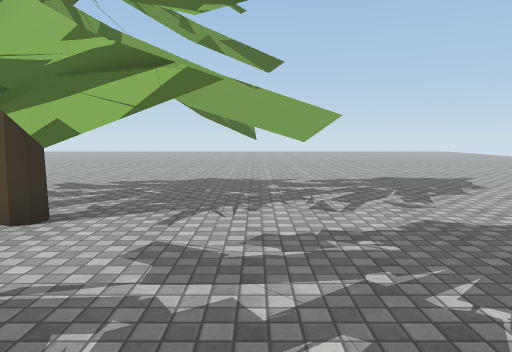
view 1 (above)

24 first-person views from a walk through a 3-D level made in the Unity game engine. The camera is 1.5 m above the floor, tilts 6° down and sees 70° across. The floor is counted in squares, 1 m on a side. Each view is taken from the middle of a square. On the plan, view 1 faces up. The plan holds only what a view shows up to about 16 squares ahead; the rest is blank. The place goes on beyond the plan. The player is left out. Some surface patterns are stand-ins.

view 2
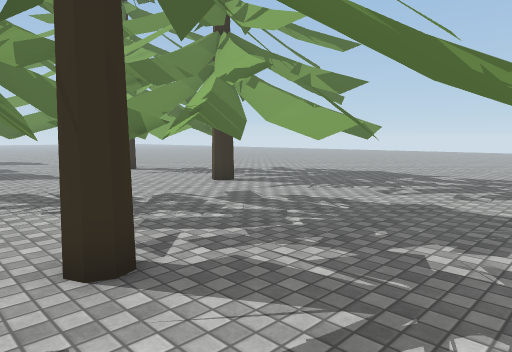

view 3
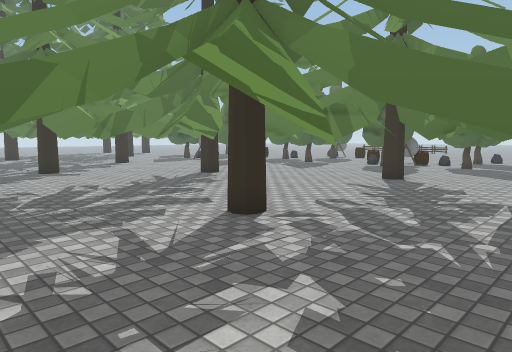

view 4
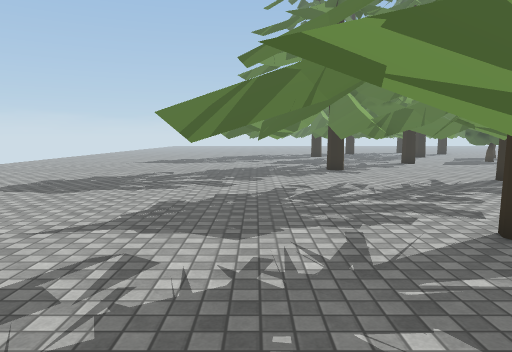

view 5
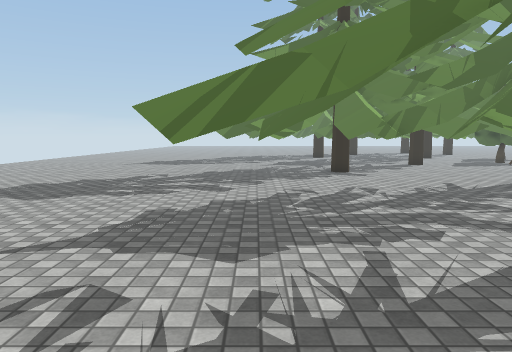

view 6
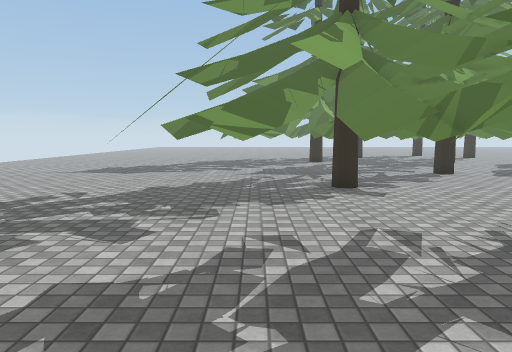

view 7
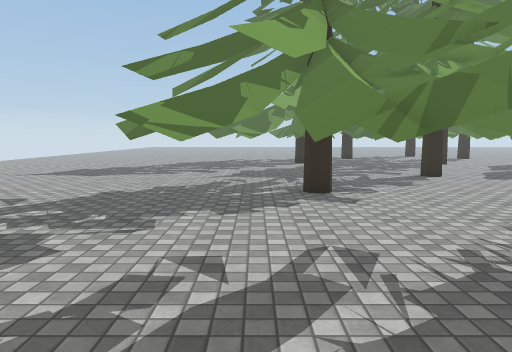

view 8
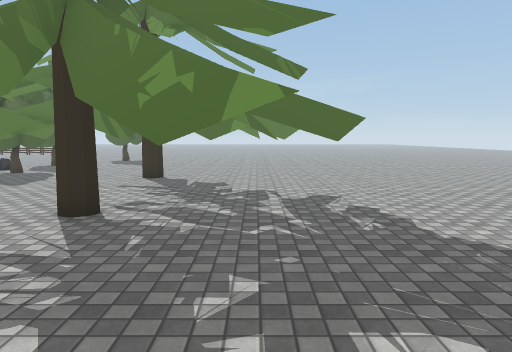

view 9
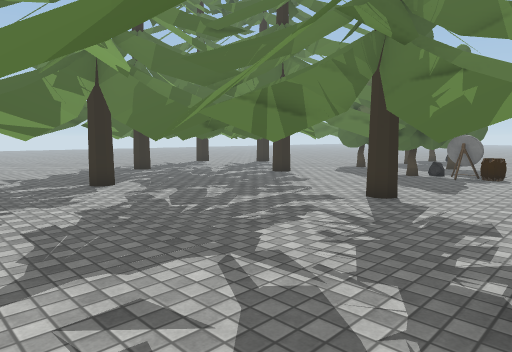

view 10
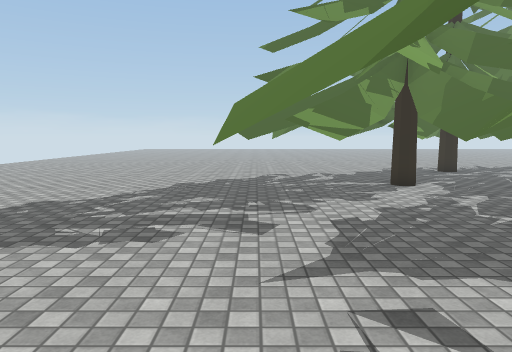

view 11
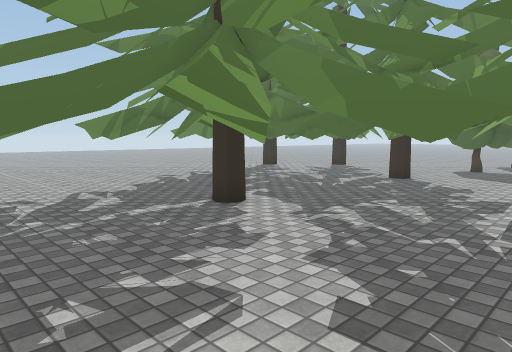

view 12
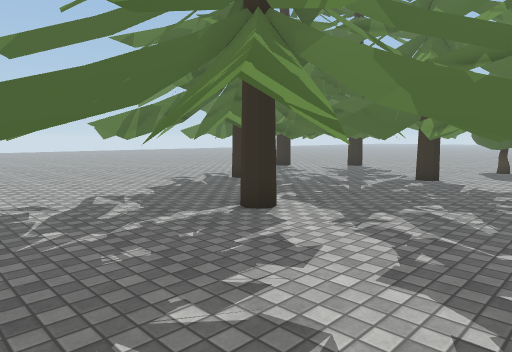

view 13
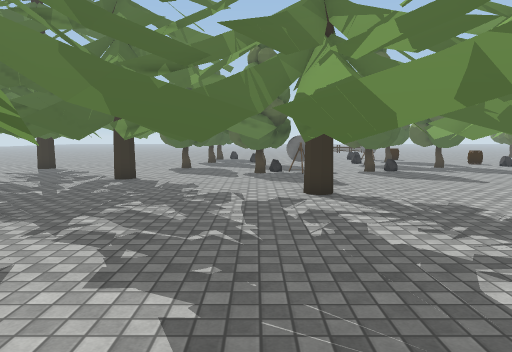

view 14
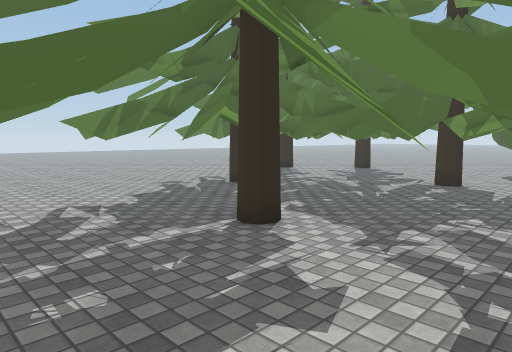

view 15
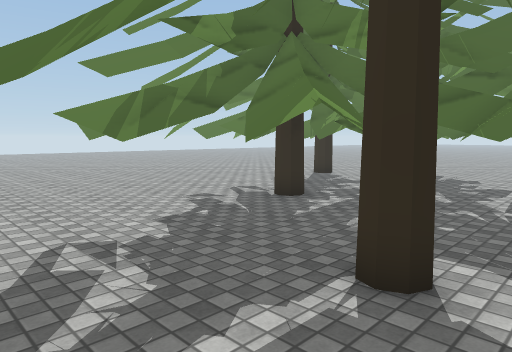

view 16
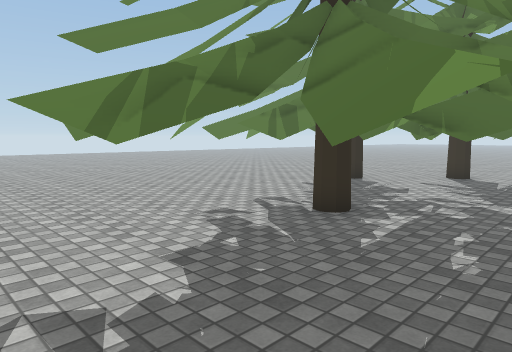

view 17
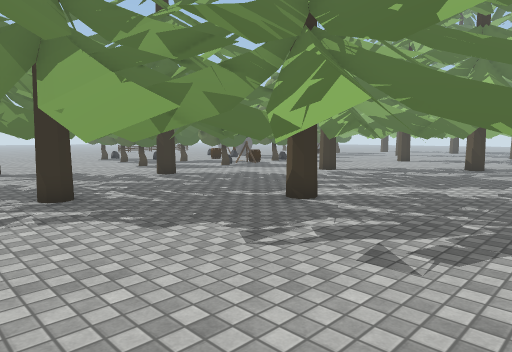

view 18
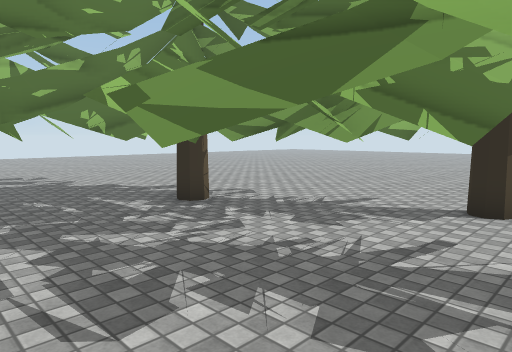

view 19
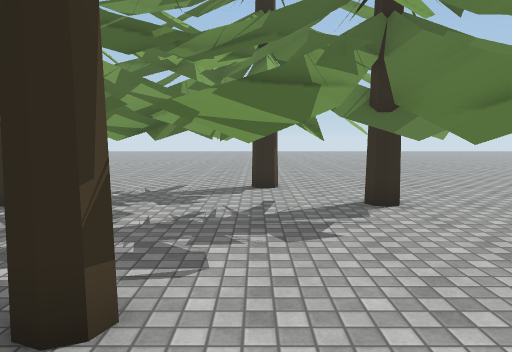

view 20
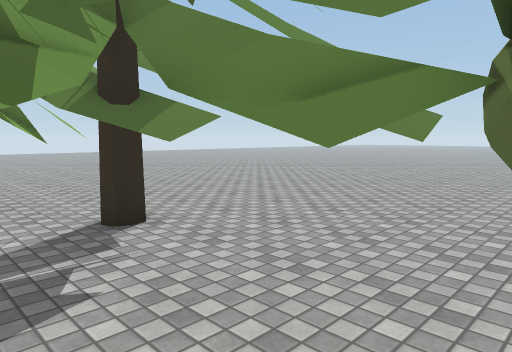

view 21
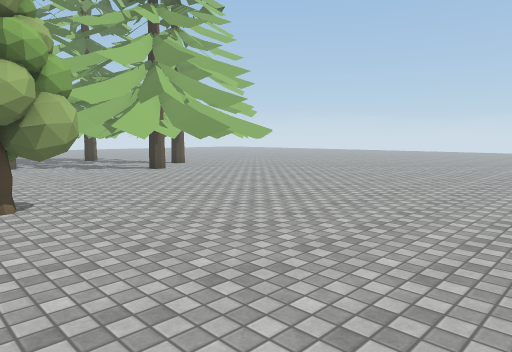

view 22
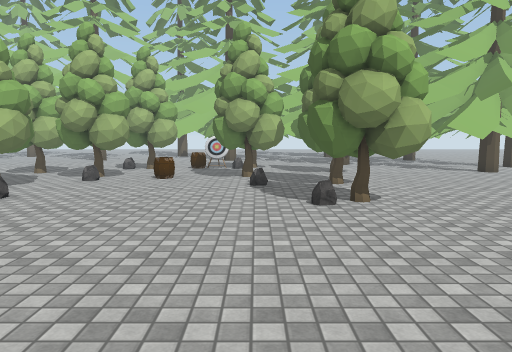

view 23
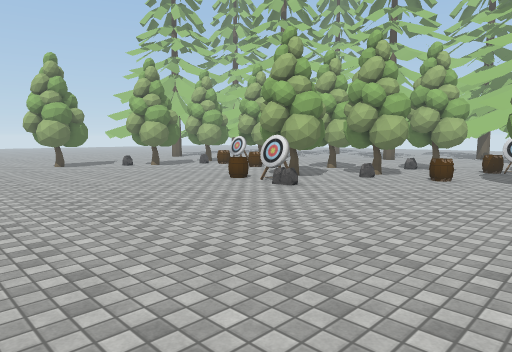

view 24
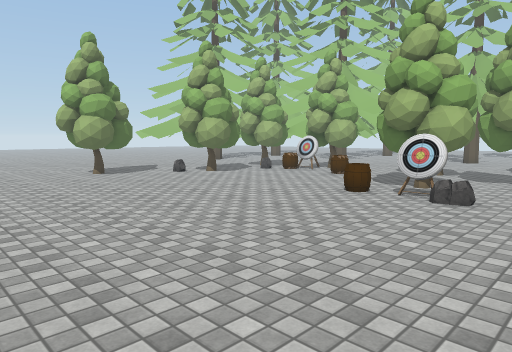

### Floor plan
Key: @ floor where view 1 was taken; # wall or solid block; . floor; = window, fence, low wall or low ledge; O other object.
Columns run from 27 left of view 1 to 7 right of it. Each row starts with its distance up from view 1.
 12               .........O...........
 11               . OO....O.O..........
 10               OO...OO....OO........
  9                ....  ......O......
  8               ....................
  7               ....  .O.#...O ....
  6                .#.    .#...OO....
  5               ...... O...... .O....
  4    ..         .....OO #...OOO.O.O.
  3    ...            O    .O.OO....OO.
  2    ..OO       OO O.O..O.OO.......O.
  1    ..OOO      OO #.....OO..........
  0    ...O..O    OOO.......O O@.#....O
 -1   .......OO       ...#..O ........O
 -2   ........OO        ......O........
 -3   ..........        ...  O.......O.
 -4   ...........        O.. OOO....O..
 -5   ...........OO       O.  ..O.O....
 -6  ............O           ..........
 -7  ...............        .....OO....
 -8  ........O.....O  .O    #.O.....OO.
 -9  ........OOO ..OO ....  .   .O...O.
-10  ........=OOO .OO... ...... O....O.
-11  ........=OOOOO ....O  .OO. O.....O
-12  ............OO . O..O. OO.O #....O
-13  ............OO .OOO  ..OO. O.....O
-14 ..............O..OO........ O......
-15  ............OO...O......O.......O.
-16  .................#O....#.OO.O..O..
-17  ............OO ..OO.........OO....
-18 . ...........OO   OOO .............
-19 . ......OO...OO.. O#  .OO...OO.....
-20   ......OO OO . OO...O.  O.O...OO..
-21  .......OO  O . OO.....O O......O..
-22  .......O..  .. OO.......OO........
-23  .............. O...##.OOOO......O.
-24  ............O.O.O.OOOOO.O.O##...O.
-25  ...........O....O.OOO.......O.....
-26  ................OOOO...OO..O...O..
-27  ..........O#...O.O.O.OOOOO....OO..
-28   .............OO...OO.O##..OOOO...
-29   .........OO...O...OO.O.O..OO....
-30   ............O........O.........
-31   ..........    ..OOOO  O...O.... .
-32   ..........  O....O.OO.O..OO...

Positions as (right, up) in squares from view 1, and headings:
1: (0, 0), facing up
2: (6, -2), facing up-left
3: (7, 5), facing down-left
4: (6, 5), facing down
5: (6, 4), facing down
6: (5, -1), facing down
7: (4, -2), facing down
8: (3, 10), facing left
9: (6, -12), facing down-left
10: (6, -12), facing down
11: (7, -17), facing down-left
12: (7, -18), facing down-left
13: (7, -18), facing left
14: (6, -19), facing down-left
15: (5, -22), facing down-left
16: (4, -24), facing down-left
17: (7, -31), facing up-left
18: (-10, -23), facing down-right
19: (-8, -20), facing down
20: (-8, -22), facing down-left
21: (-27, -19), facing down-right
22: (-27, -18), facing right
23: (-27, -19), facing up-right
24: (-27, -14), facing up-right
